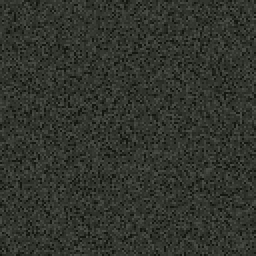
#> input picture godot/assets/metal.png, 128 x 128 px (shown 2 times larger)
$ python make_game_ui.py
#> lines starting #> are read from the running program, lines starting #| are printed output that depends on the picture; after the words box and inside, x2 and y2 are one past the last pixel; in counts of white or black regions, pixels touching at a corner belong together
"""Build sharp game typography and nine-slice UI textures from existing materials."""
from pathlib import Path
from PIL import Image, ImageDraw, ImageFont, ImageEnhance
import math
import shutil

root = Path(__file__).resolve().parent.parent
assets = root / 'godot/assets'
font = ImageFont.truetype('/usr/share/fonts/truetype/dejavu/DejaVuSans-Bold.ttf',16)
characters = list(range(32,127)) + list(range(160,256)) + [8211,8212,8226,8230,8592,8594,9654,10005]
atlas = Image.new('RGBA',(512,256))
#> atlas: PIL image 512x256 RGBA; every value is 0
draw = ImageDraw.Draw(atlas)
lines = ['info face="Enxame Pixel" size=16 bold=1 italic=0 charset="" unicode=1 stretchH=100 smooth=0 aa=1 padding=0,0,0,0 spacing=1,1',
         'common lineHeight=20 base=15 scaleW=512 scaleH=256 pages=1 packed=0',
         'page id=0 file="game_font.png"',f'chars count={len(characters)}']
for i,code in enumerate(characters):
    char = chr(code)
    x = (i%21)*24; y = (i//21)*24
    glyph=Image.new('RGBA',(24,24))
    ImageDraw.Draw(glyph).text((0,0),char,font=font,fill='white')
    glyph.putalpha(glyph.getchannel('A').point(lambda v:255 if v>=100 else 0))
    atlas.alpha_composite(glyph,(x,y))
    box=glyph.getchannel('A').getbbox() or (0,0,0,0)
    advance = max(4,math.ceil(font.getlength(char)))
    lines.append(f'char id={code} x={x+box[0]} y={y+box[1]} width={box[2]-box[0]} height={box[3]-box[1]} xoffset={box[0]} yoffset={box[1]} xadvance={advance} page=0 chnl=15')
#> this loop made 199 passes
#> box on passes 1 to 3: (0, 0, 0, 0), (2, 3, 5, 15), (1, 3, 7, 7)
#> after the loop, lines = 203 items
alpha = atlas.getchannel('A').point(lambda v:255 if v>=100 else 0)
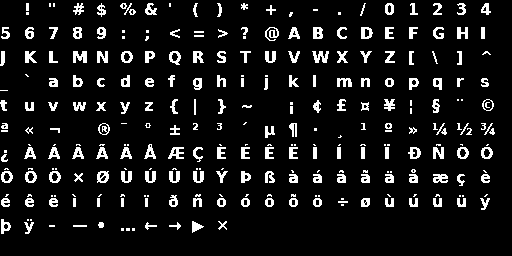
#> alpha: PIL image 512x256 L; 8.9% white; 284 white regions (101 under 20 px), largest, box (x1, y1, x2, y2) and area: (73, 51, 87, 63) 124, (312, 51, 329, 63) 124, (168, 147, 184, 159) 111
atlas.putalpha(alpha)
atlas.save(assets/'game_font.png')
(assets/'game_font.fnt').write_text('\n'.join(lines)+'\n')
shutil.copyfile('/usr/share/doc/fonts-dejavu-core/copyright',assets/'GAME-FONT-LICENSE.txt')

metal = Image.open(assets/'metal.png').convert('L').resize((64,64))
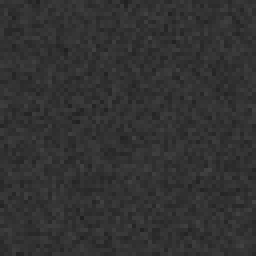
#> metal: PIL image 64x64 L (shown 4 times larger); min 31, max 67, mean 50.1
for name,base,edge in [('ui_panel',(23,24,20),(115,108,86)),('ui_button',(34,35,28),(92,87,71)),('ui_selected',(59,39,26),(185,139,79))]:
    image=Image.new('RGBA',(64,64))
    px=image.load(); noise=metal.load()
    for y in range(64):
        for x in range(64):
            n=(noise[x,y]-128)*0.055
            px[x,y]=tuple(max(0,min(255,round(c+n))) for c in base)+(249,)
    d=ImageDraw.Draw(image)
    d.rectangle((0,0,63,63),outline=(5,6,4,255),width=2)
    d.line((2,61,2,2,61,2),fill=edge+(255,),width=2)
    d.line((3,60,60,60,60,3),fill=(10,11,8,255),width=3)
    d.line((5,57,5,5,57,5),fill=tuple(int(c*.43) for c in edge)+(255,),width=1)
    image.save(assets/f'{name}.png')
#> this loop made 3 passes
#> pass 1, `image.save(assets/f'{name}.png')`:
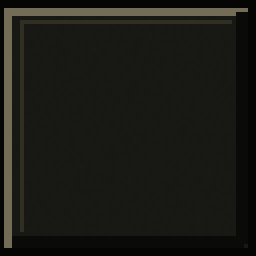
#> saved as ui_panel.png: PIL image 64x64 RGBA (shown 4 times larger); mean R, G, B, A 22.8, 23.3, 18.4, 250.6; transparent parts drawn white
#> after the loop:
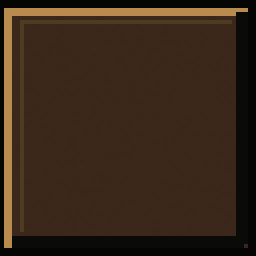
#> image: PIL image 64x64 RGBA (shown 4 times larger); mean R, G, B, A 53.8, 36.3, 22.3, 250.6; transparent parts drawn white
print('game font and nine-slice skins ready')
